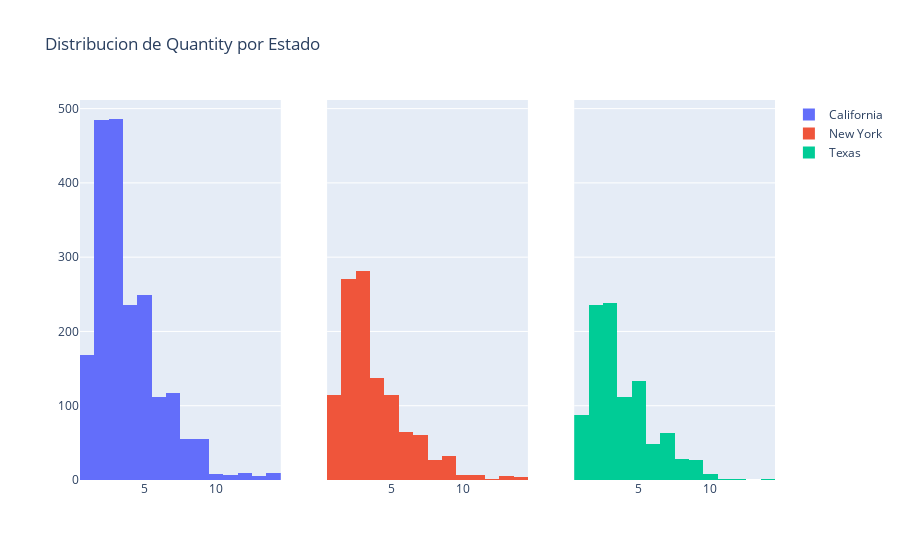

The notebook cell saved with this chart:
### Markdown cell above
## 3. Crea un conjunto de 3 histogramas interactivos que muestren las distribuciones de cantidad por pedido para los siguientes estados: California, Nueva York y Texas.

### Code cell
df_cal = df.loc[df["State"] == "California", :]
df_ny = df.loc[df["State"] == "New York", :]
df_tx = df.loc[df["State"] == "Texas", :]

from plotly.subplots import make_subplots
fig = make_subplots(1, 3, shared_yaxes=True)
fig.add_histogram(x=df_cal["Quantity"], name="California", col=1, row=1, xaxis="x1")
fig.add_histogram(x=df_ny["Quantity"], name="New York", col=2, row=1)
fig.add_histogram(x=df_tx["Quantity"], name="Texas", col=3, row=1)
# fig_2 = px.histogram(df_ny, x="Quantity")
fig.update_layout({"title": "Distribucion de Quantity por Estado"})

### Figure 1 — Plotly figure (JSON) as saved in the notebook; plotly's stock layout.template omitted (floating-point values rounded to 4 significant figures; data arrays with more than 128 entries replaced by an {"elided": "..."} marker saying what was removed)
{"data": [{"name": "California", "type": "histogram", "x": {"elided": "2001 int values"}, "xaxis": "x", "yaxis": "y"}, {"name": "New York", "type": "histogram", "x": {"elided": "1128 int values"}, "xaxis": "x2", "yaxis": "y2"}, {"name": "Texas", "type": "histogram", "x": {"elided": "985 int values"}, "xaxis": "x3", "yaxis": "y3"}], "layout": {"title": {"text": "Distribucion de Quantity por Estado"}, "xaxis": {"anchor": "y", "domain": [0, 0.2889]}, "xaxis2": {"anchor": "y2", "domain": [0.3556, 0.6444]}, "xaxis3": {"anchor": "y3", "domain": [0.7111, 1]}, "yaxis": {"anchor": "x", "domain": [0, 1]}, "yaxis2": {"anchor": "x2", "domain": [0, 1], "matches": "y", "showticklabels": false}, "yaxis3": {"anchor": "x3", "domain": [0, 1], "matches": "y", "showticklabels": false}}}
